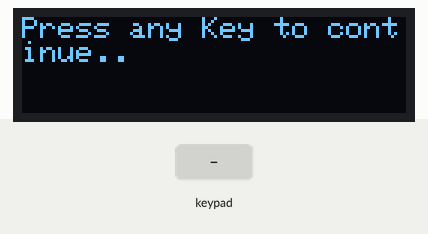
Bench run of a sketch on a simulated ESP8266 (NodeMCU). On the bench: 128×32 one-colour display. The inputs (shaded band) are chosen by the test bench. WiFi joins after 1.5 s; servers stay silent unless stated; the display library's start-up logo is not drawn; what the sketch prints to the serial monitor is not drawn.

Above: at 4.7 s.
4.8 s: keypad keys 1 2 3 4 # pressed 0.4 s apart
At 6.8 s:
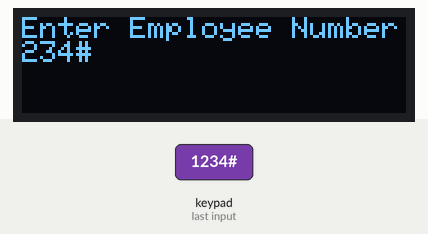
8.3 s: key 'A' pressed
11.3 s: key 'B' pressed
At 11.9 s:
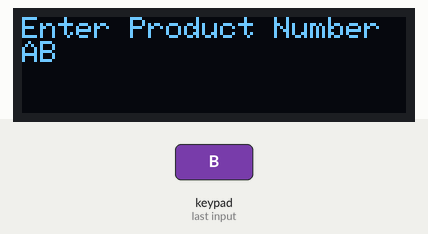
14.3 s: key 'C' pressed
At 17.1 s:
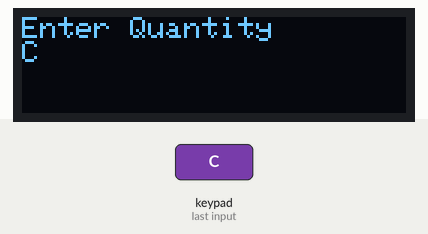
17.3 s: key '*' pressed
At 17.6 s:
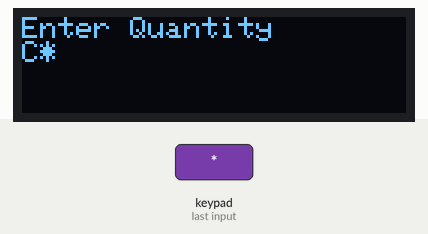
20.3 s: keypad keys 1 2 3 4 * pressed 0.4 s apart
At 26.7 s:
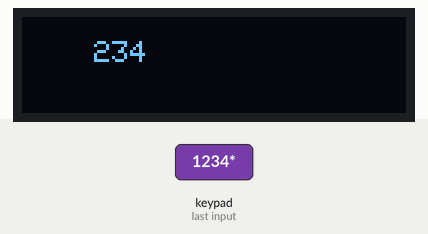
Timing chart, 0 to 27.5 s (numbered marks = the images above; inputs shaded):
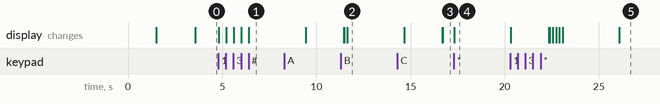

Measured:
- after the input at 4.8 s, the display: first changes at once (image 1 shows a later state)
- after the input at 11.3 s, the display: first differs from a run without the input after 0.35 s (image 2)
- after the input at 14.3 s, the display: first differs from a run without the input after 2.4 s (image 3)
- after the input at 17.3 s, the display: changes at once (image 4)
- after the input at 20.3 s, the display: first differs from a run without the input after 2.1 s (image 5 shows a later state)

The sketch:

IoT_based_product_entry_system.ino
```cpp
// IoT based Product Entry System

#include<ESP8266WiFi.h>
#include<ESP8266WebServer.h>
#include <SPI.h>
#include <Wire.h>
#include <Adafruit_GFX.h>
#include <Adafruit_SSD1306.h>
#include <Keypad.h>                                     // This Keypad library is installed from github version of Keypad Library

const char* ssid = "*********";                         // Enter your WiFi Credentials
const char* password = "*********";
ESP8266WebServer server(80);

const byte ROWS = 4;
const byte COLS = 4;

char hexaKeys[ROWS][COLS] = {
  {'1','2','3','A'},
  {'4','5','6','B'},
  {'7','8','9','C'},
  {'*','0','#','D'}
};

byte rowPins[ROWS] = {10, 9, D3, D4};                  // 9 is SDD2 & 10 is SDD3
byte colPins[COLS] = {D5, D6, D7, D8};                 // Make sure that your pins are connected as  mentioned above orelse change acc to your convinient

Keypad customKeypad = Keypad(makeKeymap(hexaKeys), rowPins, colPins, ROWS, COLS);
const int noOfProducts = 10;                                   // customize the noOfProducts into your required no of products
int prodDetails[noOfProducts] = {0,0,0,0,0,0,0,0,0,0};   // make sure that the same no of zeros as noOfProducts
int quanInt;
int prodNumInt;

Adafruit_SSD1306 display(128, 32, &Wire);

void setup()
{
  Serial.begin(115200);                                  // general setup with a Serial monitor followed by display
  Serial.println();
  WiFi.begin(ssid,password);
  Serial.print("Connecting to..");
  Serial.println(ssid);
  Serial.println("");
  while(WiFi.status() != WL_CONNECTED)
  {
    delay(500);
    Serial.print(".");
  }
  Serial.println("WiFi Connected");
  Serial.println("IP Address");
  Serial.println(WiFi.localIP());
  Serial.println("Subnet NetMask");
  Serial.println(WiFi.subnetMask());
  Serial.println("Gateway");
  Serial.println(WiFi.gatewayIP());

  display.begin(SSD1306_SWITCHCAPVCC, 0x3C);
  Serial.println("Display begins");
  display.display();
  delay(2000);
  display.clearDisplay();
  display.setTextSize(1);
  display.setTextColor(SSD1306_WHITE);

  server.on("/", handle_OnConnect);
  server.onNotFound(handle_NotFound);
  server.begin();
  Serial.println("HTTP Server Started");
}

void loop()
{
  display.clearDisplay();
  display.setCursor(0,0);
  display.print("Press any Key to continue..");
  Serial.print("Press any Key to continue..");
  display.display();
  char key = customKeypad.getKey();
  if(key != NO_KEY)
  {
    uplodation();
  }

  server.send(200, "text/html", Send2Webpage(prodNumInt,quanInt,prodDetails));
  server.handleClient();
}

void handle_OnConnect()
{
  uplodation();
}

void handle_NotFound()
{
  server.send(404, "text/plain", " Not Found");
}


void uplodation()
{
  display.clearDisplay();
  employeeNumberUpload();
  productNumberUpload();
}

void employeeNumberUpload()
{
  display.setCursor(0,0);
  display.println("Enter Employee Number");
  Serial.println("Enter Employee Number");
  display.display();

  char empNum[4] = {};                           // getting employee number as a character array
  empNum[0] =  customKeypad.waitForKey();
  Serial.print(empNum[0]);
  display.print(empNum[0]);
  display.display();
  empNum[1] =  customKeypad.waitForKey();
  Serial.print(empNum[1]);
  display.print(empNum[1]);
  display.display();
  empNum[2] =  customKeypad.waitForKey();
  Serial.print(empNum[2]);
  display.print(empNum[2]);
  display.display();
  empNum[3] =  customKeypad.waitForKey();
  Serial.print(empNum[3]);
  display.print(empNum[3]);
  display.display();

  delay(3000);
  display.clearDisplay();

  int empNumInt = atoi(empNum);                 // converting the character array into integer , because integer is compacible for calculations
  Serial.println("");
  Serial.println(empNumInt);                    // displaying after atoi
  display.println(empNumInt);
  Serial.println(empNum);
  //display.print(empNum);                      // displaying as array
  String empNum1 = String(empNum);
  Serial.println(empNum1);
  //display.print(empNum1);                     //  displaying as string
  empNum1.toInt();
  Serial.println(empNum1);
  //display.print(empNum1);                     // displaying as integer

  display.display();
  delay(2000);
  display.clearDisplay();
}

void productNumberUpload()
{
  display.clearDisplay();
  display.setCursor(0,0);
  display.println("Enter Product Number");
  Serial.println("Enter Product Number");
  display.display();

  char prodNum[2] = {};
  prodNum[0] =  customKeypad.waitForKey();
  Serial.print(prodNum[0]);
  display.print(prodNum[0]);
  display.display();
  prodNum[1] =  customKeypad.waitForKey();
  Serial.print(prodNum[1]);
  display.print(prodNum[1]);
  display.display();

  delay(3000);
  display.clearDisplay();
  prodNumInt = atoi(prodNum);
  Serial.println("");
  Serial.println(prodNumInt);
  display.print(prodNumInt);
  display.display();
  delay(2000);
  display.clearDisplay();

  quantityUpload(prodNumInt);
}

void quantityUpload(int prodNumInt)
{
  display.setCursor(0,0);
  display.println("Enter Quantity");
  Serial.println("Enter Quantity");
  display.display();

  char quan[2] = {};
  quan[0] =  customKeypad.waitForKey();
  Serial.print(quan[0]);
  display.print(quan[0]);
  display.display();
  quan[1] =  customKeypad.waitForKey();
  Serial.print(quan[1]);
  display.print(quan[1]);
  display.display();

  delay(3000);
  display.clearDisplay();

  quanInt = atoi(quan);
  Serial.println("");
  Serial.println(quanInt);
  display.print(quanInt);
  display.display();
  delay(2000);
  display.clearDisplay();

  prodDetails[prodNumInt-1]=prodDetails[prodNumInt-1]+quanInt;
  server.send(200, "text/html", Send2Webpage(prodNumInt,quanInt,prodDetails));  // sending the collected details to webpage
  quanInt = 0;
}

String Send2Webpage(int prodNumInt,int quanInt,int prodDetails[noOfProducts])
{
 String ptr ="<!DOCTYPE html> <html> \n";                                // creating a webPage to display the details
 ptr +="<head> <title> Product Details Page  </title> </head> \n";  // <style> table, th, td { border: 1 px solid black} </style> -- add this to head tag if you need border for the table
 ptr +="<body>";
 ptr +="<p> Current Sold Product ID is   ";
 ptr +=(int)prodNumInt;
 ptr +="</p>";
 ptr +="<p> and its quantity is   ";
 ptr +=(int)quanInt;
 ptr +="</p>";
 ptr +="<b> <u> Product Details </u> </b> \n";
 ptr +="</br>";
 ptr +="<table>";
 ptr +="<tr>";
 ptr +="<th>Product ID </th>";
 ptr +="<th>Quantity </th>";
 ptr +="</tr>";
 for(int i=0;i<noOfProducts;i++)
 {
  ptr +="<tr>";
  ptr +="<td>";
  ptr +=(int)i+1;
  ptr +="</td>";
  ptr +="<td>";
  ptr +=(int) prodDetails[i];
  ptr +="</td>";
  ptr +="</tr>";
 }
 ptr +="</table>";
 ptr +=" </body> </html>";
 return ptr;
}
```
